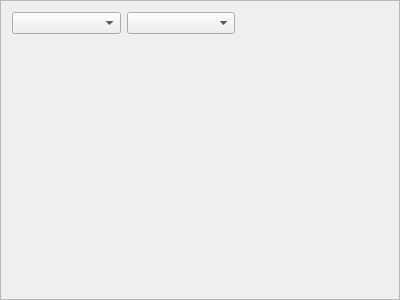
<?xml version="1.0" encoding="UTF-8"?>
<ui version="4.0">
 <class>Panel3DSurface</class>
 <widget class="QFrame" name="Panel3DSurface">
  <property name="geometry">
   <rect>
    <x>0</x>
    <y>0</y>
    <width>400</width>
    <height>300</height>
   </rect>
  </property>
  <property name="windowTitle">
   <string>Frame</string>
  </property>
  <property name="frameShape">
   <enum>QFrame::StyledPanel</enum>
  </property>
  <property name="frameShadow">
   <enum>QFrame::Raised</enum>
  </property>
  <layout class="QGridLayout" name="gridLayout_2">
   <item row="0" column="0">
    <layout class="QHBoxLayout" name="horizontalLayout">
     <item>
      <widget class="QComboBox" name="imageIndex"/>
     </item>
     <item>
      <widget class="QComboBox" name="textureIndex"/>
     </item>
     <item>
      <widget class="QLabel" name="fps">
       <property name="sizePolicy">
        <sizepolicy hsizetype="Preferred" vsizetype="Maximum">
         <horstretch>0</horstretch>
         <verstretch>0</verstretch>
        </sizepolicy>
       </property>
       <property name="text">
        <string/>
       </property>
      </widget>
     </item>
    </layout>
   </item>
   <item row="0" column="1" rowspan="2">
    <widget class="ColorPaletteView" name="palette" native="true">
     <property name="maximumSize">
      <size>
       <width>32</width>
       <height>16777215</height>
      </size>
     </property>
    </widget>
   </item>
   <item row="1" column="0">
    <layout class="QGridLayout" name="mainLayout"/>
   </item>
  </layout>
 </widget>
 <customwidgets>
  <customwidget>
   <class>ColorPaletteView</class>
   <extends>QWidget</extends>
   <header>Imaging/ColorPaletteView.h</header>
   <container>1</container>
  </customwidget>
 </customwidgets>
 <resources/>
 <connections/>
</ui>
